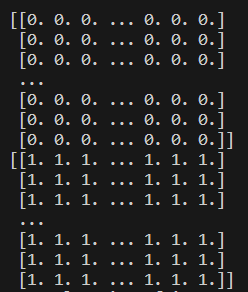
#> input picture FIlter.png, 248 x 292 px
$ python Darsh_230343_Assignment1_Q2.py
#> lines starting #> are read from the running program, lines starting #| are printed output that depends on the picture
import cv2
import numpy as np
import math

def sobel(img):
    xKernel = np.array([[-1,0,1],[-2,0,2],[-1,0,1]])
    yKernel = np.array([[-1,-2,-1],[0,0,0],[1,2,1]])
    sobelled = np.zeros((img.shape[0]-2, img.shape[1]-2, 3), dtype="uint8")
    for y in range(1, gray.shape[0]-1):
        for x in range(1, gray.shape[1]-1):
            gx = np.sum(np.multiply(img[y-1:y+2, x-1:x+2], xKernel))
            gy = np.sum(np.multiply(img[y-1:y+2, x-1:x+2], yKernel))
            g = abs(gx) + abs(gy) #math.sqrt(gx ** 2 + gy ** 2) (Slower)
            g = g if g > 0 and g < 255 else (0 if g < 0 else 255)
            sobelled[y-1][x-2] = g
    cv2.imshow("edge detected",sobelled)
    cv2.waitKey(0)

s=input("Enter location of image here:")
#> the answer given: FIlter.png
img=cv2.imread(s)
#> img is the input picture: shape (292, 248, 3); mean B, G, R 35.9, 36, 36.2
cv2.imshow("Original",img)
cv2.waitKey(0)
gray=cv2.cvtColor(img,  cv2.COLOR_BGR2GRAY)
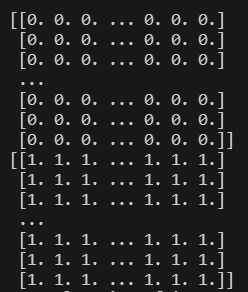
#> gray: shape (292, 248); min 24, max 204, mean 36
sobel(gray)
#> after the loop in sobel, `for y in range(1, gray.shape[0]-1):`:
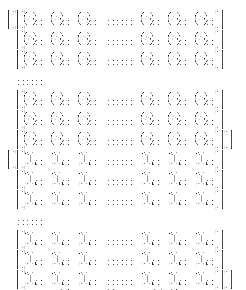
#> sobelled: shape (290, 246, 3); min 14, max 255, mean 249.4
